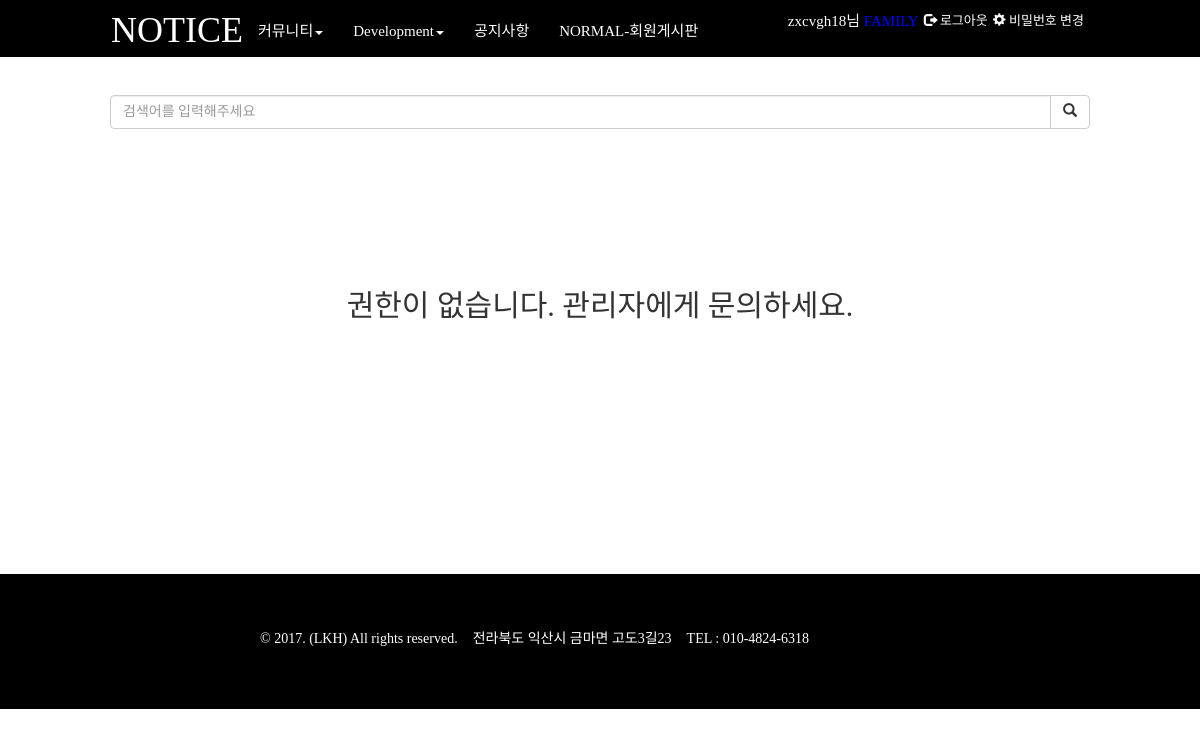
Page /notice/post_list/new/categroy1/ (signed in) on the committed database.
### member/models.py (models this page shows)
class User(AbstractUser):
    is_manager = models.BooleanField('관리자', default=False)
    is_member = models.BooleanField('회원', default=False)
    level1 =1
    level2 = 2
    level3 = 3
    LEVEL_TYPE_CHOICES = (
        (level1, 'manager 권한'),
        (level2, 'family 권한'),
        (level3, 'normal 권한'),
    )
    is_level = models.IntegerField('권한레벨',choices=LEVEL_TYPE_CHOICES,null=True,blank=True,default='3')

### notice/models.py (models this page shows, shortened)
class Notice_category(models.Model):
    title=models.CharField(verbose_name='제목',max_length=100)
    level1 = 1
    level2 = 2
    level3 = 3
    LEVEL_TYPE_CHOICES = (
        (level1, 'manager 권한'),
        (level2, 'family 권한'),
        (level3, 'normal 권한'),
    )
    list_auth = models.IntegerField('목록보기', choices=LEVEL_TYPE_CHOICES, null=True, blank=True)
    detail_auth = models.IntegerField('상세보기', choices=LEVEL_TYPE_CHOICES, null=True, blank=True)
    writer_auth = models.IntegerField('글쓰기', choices=LEVEL_TYPE_CHOICES, null=True, blank=True)
    created_date = models.DateTimeField(verbose_name='만든날짜',auto_now_add=True,)  # auto_now_add=True생정날짜,auto_now=True수정날짜
    modified_date = models.DateTimeField(verbose_name='수정날짜', auto_now=True)

### notice/views.py (the view, shortened to what this page needs)
# urls.py: url(r'^notice/post_list/', include(('notice.urls', 'post_new'), namespace='notice_new')),
@login_required
def post_new(request,category):
    if request.user.is_authenticated :
        ctgry = category
        searchForm = PostSearchForm()
        category_id = Notice_category.objects.filter(id=ctgry)
        category1 = Notice_category.objects.all()#gnb카티고리을 불러오는 쿼리셋
        for writer_auth in category_id:
            if request.method == "POST" or request.user.is_level <= writer_auth.writer_auth  or request.user.is_superuser == True:
                form = PostForm(request.POST)
            else:
                return render(request, 'about.html', {'category': category1,'searchForm':searchForm})
    return render(request, 'notice/post_edit.html', {'form':form,'category':category1,
                                                     'category_id':category_id,'file': file,'imges':imges,'searchForm':searchForm})

### notice/forms.py
class PostSearchForm(forms.Form):
    search_word = forms.CharField(label='search_word',widget=forms.TextInput(attrs={'class':'form-control','placeholder': '검색어를 입력해주세요'}))

### templates/about.html (shortened to what this page needs)
{% extends 'home.html' %}
{% block title %}NOTICE{% endblock %}
{% block content %}
<h1 class="wrap about">권한이 없습니다. 관리자에게 문의하세요.</h1>
{% endblock %}

### templates/home.html (shortened to what this page needs)
{% extends 'base.html' %}
{% load staticfiles %}
{% block gnbcontent %}
{% load static %}
<ul class="nav navbar-nav gnb">
    <li class="dropdown">
        <a class="dropdown-toggle" data-toggle="dropdown" href="#">
            커뮤니티<span class="caret"></span>
        </a>
    </li>
    <li class="dropdown">
        <a class="dropdown-toggle" data-toggle="dropdown" href="#">
            Development<span class="caret"></span>
        </a>
    </li>
    {% for category in category %}
    {% if category.title == '공지사항'  %}
        <li>
            <a href="{% url 'notice_list:post_list' category=category.id %}">{{ category.title }}</a>
        </li>
    {%endif%}
    {% endfor %}
    {% for category in category %}
    {% if category.title == 'NORMAL-회원게시판'  %}
        <li>
            <a href="{% url 'notice_list:post_list' category=category.id %}">{{ category.title }}</a>
        </li>
    {%endif%}
    {% endfor %}
</ul>
</div>
</nav>
</header>
<form class="wrap search_form" action="{% url 'post_search' %}" method="post">
    <div class="input-group">
        {{ searchForm.search_word }}
        <div class="input-group-btn">
            <button class="btn btn-default" type="submit">
                <i class="glyphicon glyphicon-search"></i>
            </button>
        </div>
    </div>
</form>
{%endblock%}

### templates/base.html (shortened to what this page needs)
{% load staticfiles %}
<!DOCTYPE html>
<html lang="en">
<head>
    <link rel="stylesheet" href="https://maxcdn.bootstrapcdn.com/bootstrap/3.3.7/css/bootstrap.min.css">
    <link rel="stylesheet" href="{% static 'css/common.css' %}">
    <link rel="stylesheet" href="{% static 'css/base.css' %}">
    <link rel="stylesheet" href="{% static 'css/home.css' %}">
    <link rel="stylesheet" href="{% static 'css/pw_change.css' %}">
    <link rel="stylesheet" href="{% static 'css/login.css' %}">
    <link rel="stylesheet" href="{% static 'css/register.css' %}">
    <link rel="stylesheet" href="{% static 'css/about.css' %}">
    <link rel="stylesheet" href="{% static 'css/post_list.css' %}">
    <link rel="stylesheet" href="{% static 'css/post_edit.css' %}">
    <link rel="stylesheet" href="{% static 'css/post_detail.css' %}">
    <link rel="stylesheet" href="{% static 'css/pc_media.css' %}">
</head>
<body>
<header>
    <nav class="wrap clearfix gnb navbar navbar-inverse">
        <div class="navbar-header">
            <h1 class="logo">
                <a  href="{% url 'home' %}">
                    {% block title %}NOTICE{% endblock %}
                </a>
            </h1>
        </div>
        <div class="collapse navbar-collapse" id="myNavbar">
            <ul class="info nav navbar-nav navbar-right">
                {% if user.is_authenticated  %}
                    <li>
                        {% if user.is_member == True and user.is_manager == False and user.is_superuser == False  %}
                        {{ user.username}}님 <span class="rating_family">FAMILY</span>
                        {% elif user.is_member == False and user.is_manager == False and user.is_superuser == False %}
                        {{ user.username}}님<span class="rating_normal">NORMAL</span>
                        {%endif%}
                    </li>
                    <li class="logout ">
                        <a href="{% url 'logout' %}">
                            <span class="glyphicon glyphicon-log-out"></span>
                            로그아웃
                        </a>
                    </li>
                    <li class="pd_change">
                        <a href="{% url 'password_change' %}">
                            <span class="glyphicon glyphicon-cog"></span>
                            비밀번호 변경
                        </a>
                    </li>
                {% endif %}
            </ul>
{% block gnbcontent %}{% endblock %}
{% block content %}{% endblock %}
{% block footer %}
        <footer class="footer">
            <div class="wrap clearfix footerinfo">
                <p class="copy">&copy; 2017. (LKH) All rights reserved.</p>
                <address class="address">
                    전라북도 익산시 금마면 고도3길23
                </address>
                <p class="tel">
                    TEL : 010-4824-6318
                </p>
            </div>
        </footer>
{% endblock %}
</body>
</html>

### static/css/common.css (style rules this page uses)
article, aside, details, figcaption, figure, footer, header, main, nav, section { display: block; }
.clearfix { *zoom: 1; }
.clearfix:after { content: ""; clear: both; display: block; }
* { box-sizing: border-box; }
body { margin: 0px; font-family: 'Nanum Myeongjo', serif; }
h1, h2, h3, h4, h5, h6 { margin: 0px; }
a { text-decoration: none; color: #000; }
ul { font-size: 0px; margin: 0px; padding: 0px; list-style: none; }
li { display: inline-block; zoom: 1; }
p { margin: 0px; }
.wrap { margin: 0px auto; max-width: 980px; padding: 0px 20px; }

### static/css/base.css (style rules this page uses)
header { background-color: black; position: fixed; width: 100%; z-index: 10000; }
.navbar-inverse { background-color: black; border-color: black; }
.logo { padding: 5px 0px; text-align: center; }
.logo>a { color: #ffffff; text-decoration: none; padding-left: 40px; }
.info { text-align: center; }
.info>li { display: inline-block !important; font-size: 15px; color: #ffffff; padding-right: 5px; }
.info>li>a { font-size: 15px; color: #ffffff !important; padding: 0px 0px; }
.rating_family { color: blue; }
.footer { margin-top: 25px; background-color: black; padding: 25px 0px; }
.copy { margin-bottom: 5px; text-align: center; color: #ffffff; }
.address { margin-bottom: 5px; text-align: center; color: #ffffff; }
.tel { text-align: center; color: #ffffff; }

### static/css/home.css (style rules this page uses)
.gnb { font-size: 15px; }
.gnb>li>a { color: #ffff !important; }
.search_form { padding-top: 80px; margin-bottom: 25px; }

### static/css/about.css (style rules this page uses)
.about { font-size: 30px; text-align: center; margin-top: 160px; min-height: 220px; }

### static/css/pc_media.css (style rules this page uses)
@media all and (min-width: 768px) { .wrap { padding: 0px; } }
@media all and (min-width: 768px) { .logo>a { padding-left: 0px; } }
@media all and (min-width: 768px) { .info { margin-top: 5px; } }
@media all and (min-width: 768px) { .info>li>a { font-size: 13px; } }
@media all and (min-width: 768px) { .gnb { margin-top: 5px; } }
@media all and (min-width: 768px) { .gnb>li>a { padding-top: 10px; } }
@media all and (min-width: 768px) { .search_form { padding-top:95px; margin-bottom: 0px; } }
@media all and (min-width: 768px) { .footer { margin-top: 65px; padding: 50px 0px } }
@media all and (min-width: 768px) { .footerinfo { padding: 5px 150px; } }
@media all and (min-width: 768px) { .copy { float: left; padding-right: 15px; } }
@media all and (min-width: 768px) { .address { float: left; padding-right: 15px; } }
@media all and (min-width: 768px) { .tel { float: left; } }

### rows in the picture
User: username "zxcvgh18"
Notice_category: title "공지사항"
Notice_category: title "NORMAL-회원게시판"
